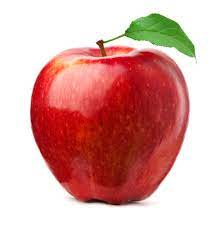
#> input picture IMAGE PROCESSING/apple.jpg, 224 x 225 px
$ python contrast.py
#> lines starting #> are read from the running program, lines starting #| are printed output that depends on the picture
import numpy as np
import cv2
import matplotlib.pyplot as plt

img1 = cv2.imread('apple.jpg')
#> img1 is the input picture: shape (225, 224, 3); mean B, G, R 163.6, 168.1, 218.9
cv2.imshow('Original image', img1)

# Contrast enhancement parameters
a1 = 1.5
a2 = 0
b = 50

# Perform contrast enhancement
enhanced = cv2.addWeighted(img1, a1, np.zeros(img1.shape, img1.dtype), a2, b)
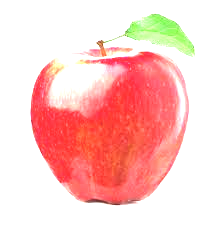
#> enhanced: shape (225, 224, 3); mean B, G, R 197.5, 201.8, 252.1
cv2.imshow('Contrast Enhanced', enhanced)

# Plot histogram of the enhanced image
histr_enhanced = cv2.calcHist([enhanced], [0], None, [256], [0, 255])
#> histr_enhanced = 256 values, max 573 at index 50, min 0 at index 0, mean 79.73
plt.plot(histr_enhanced)
plt.show()
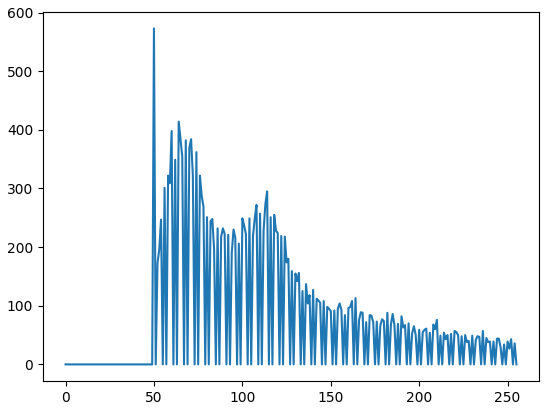
#> figure drawn by matplotlib, 1 panel; curve peaks at x = 50, y = 573

cv2.waitKey(0)
cv2.destroyAllWindows()
